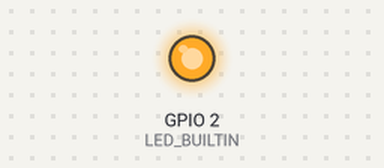
A program run on a simulated ESP8266 (NodeMCU). Parts: output pins drawn as LEDs (lit = HIGH, except the on-board LED, lit = LOW). WiFi joins after 1.5 s; servers stay silent unless stated; what the program prints to the serial monitor is not drawn.

Above: at 3.0 s.
At 6.0 s:
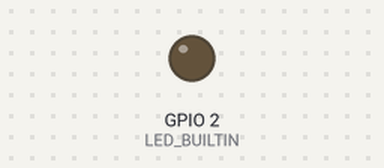
Timing chart, 0 to 9.3 s (numbered marks = the images above):
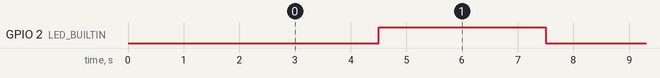

The program:

main.cpp
```cpp
#include <Arduino.h>
#include <Ticker.h>
#include <ArduinoOTA.h>
#include <ESP8266WiFi.h>
#include <DNSServer.h>
#include <WiFiServer.h>
#include <WiFiManager.h>

#define LED_BLINK_DURATION (3)
Ticker ledTicker;

void toggleLed(void);

void setup()
{
  Serial.begin(9600);
  pinMode(LED_BUILTIN, OUTPUT);

  WiFiManager wifiManager;
  wifiManager.autoConnect("CSL_LINK_WIFI", "0123456");

  Serial.println("");
  Serial.println("WiFi Connected!");
  Serial.print("IP address:\t");
  Serial.println(WiFi.localIP());

  ArduinoOTA.setHostname("CSL_IOT");
  ArduinoOTA.setPassword("012345");
  ArduinoOTA.begin();
  Serial.println("OTA started");

  ledTicker.attach(LED_BLINK_DURATION, toggleLed);
}

void toggleLed()
{
  digitalWrite(LED_BUILTIN, !digitalRead(LED_BUILTIN));
}

void loop()
{
  ArduinoOTA.handle();
}
```

Measured:
- by itself, GPIO 2 (LED_BUILTIN): alternates HIGH for 3.0 s and LOW for 3.0 s
